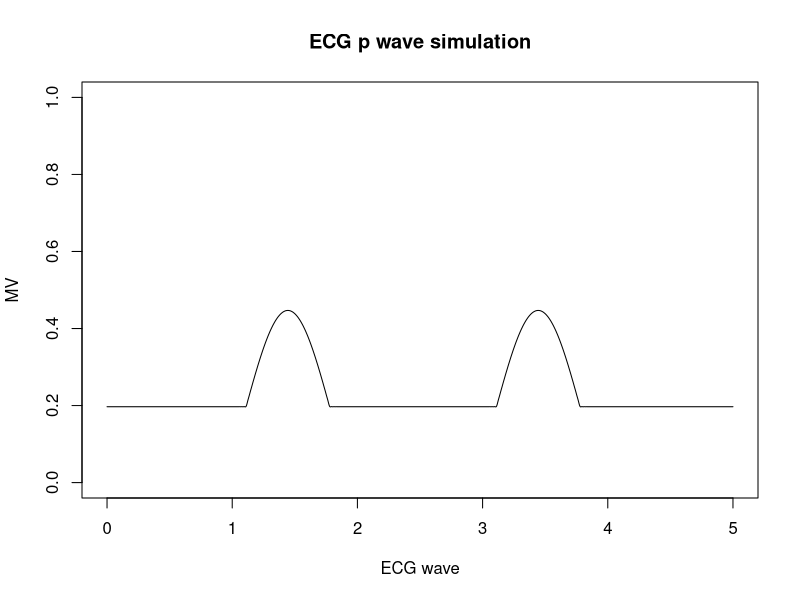
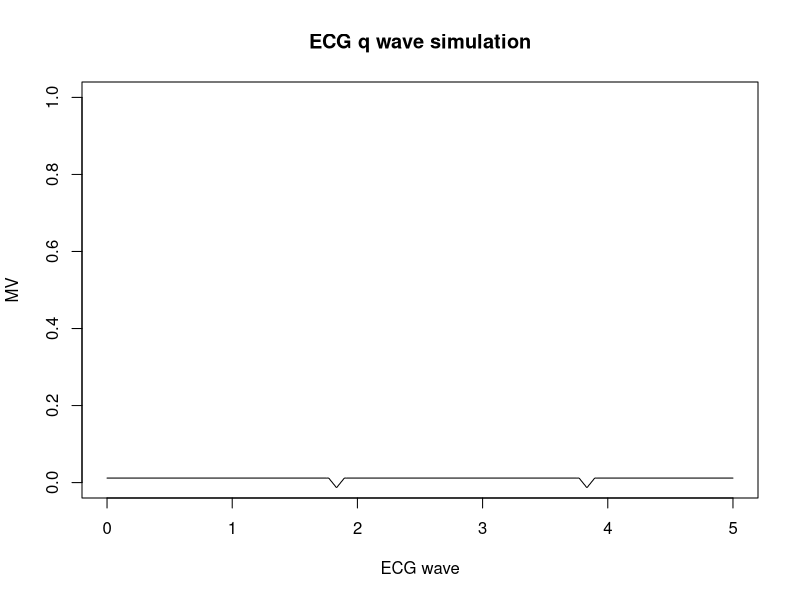
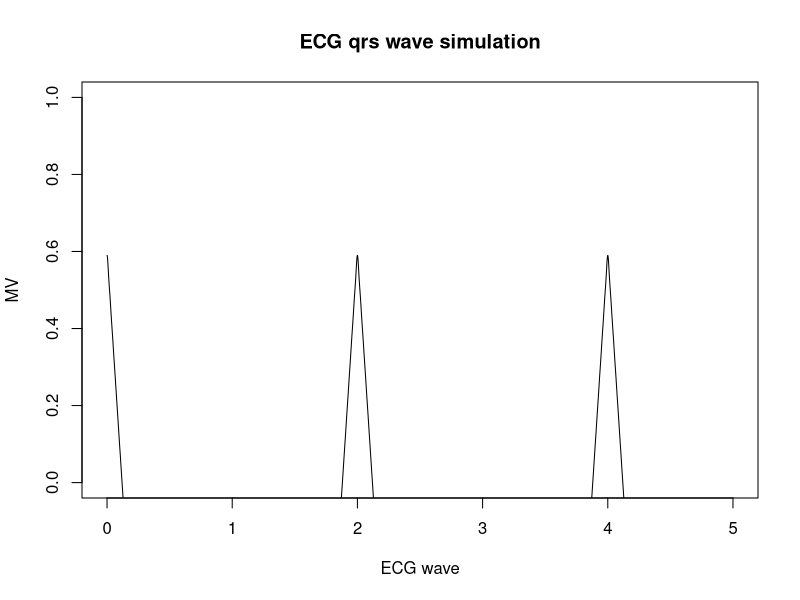
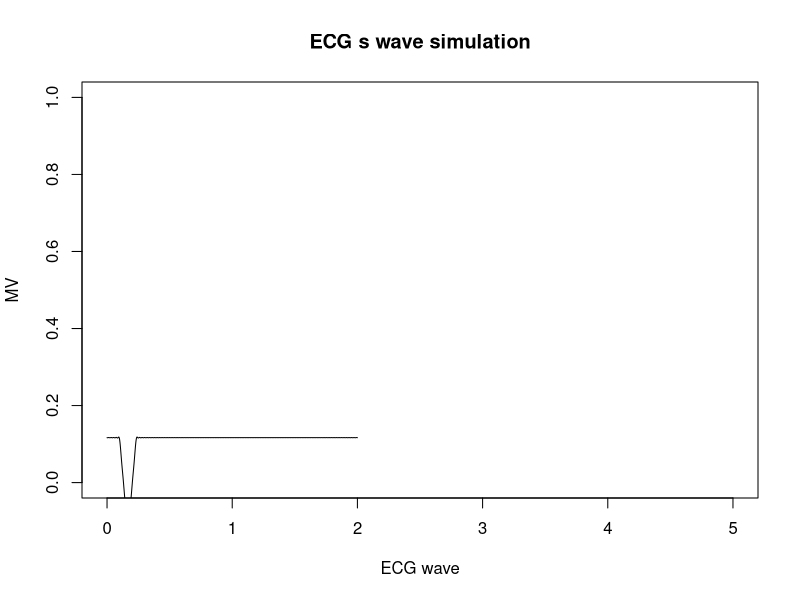
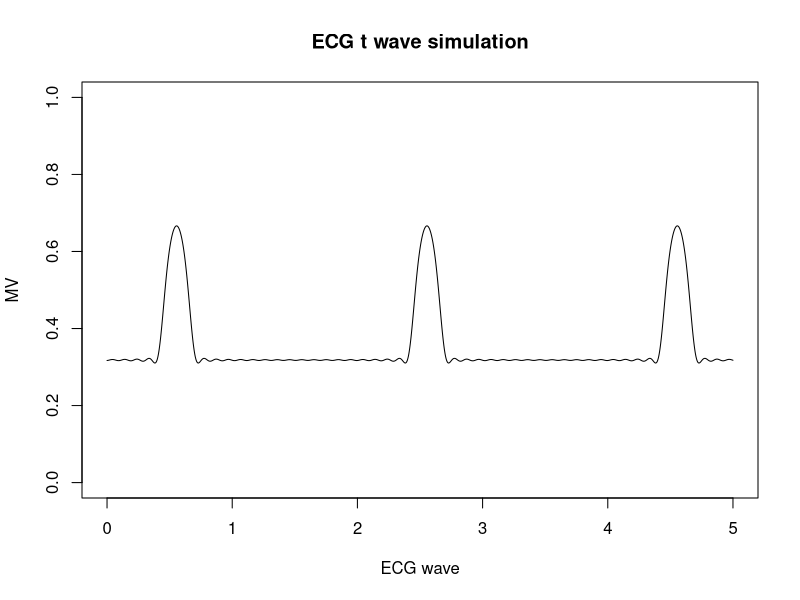
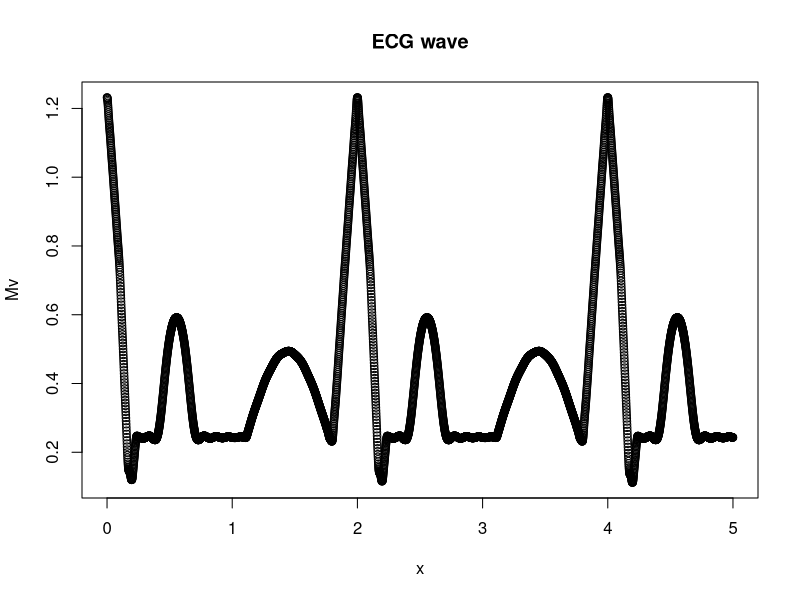

Generate these figures, in order, with R:
# variables: 2l=60s/heart beat, ampitude = a_pwav, b=(2*l)/d_pwave, =x+t_pwav(p_r interval)

#### step1: p wave
p_wave<-function(x)
{ l=1# half heartbeat cycle.eg.s/heartbeat=1 cycle
a=0.25#amplitude of p wave
x=x+(1/1.8)# x is the wave starting point shifted.
b=3# 2l/b is duration of p wave.
n=100 # fourier series levels, the bigher the more accurate
p1=1/l # baseline
p2=0 # p wave
# fourier series to creat p wave
for (i in 1:n){
  harm1<-(((sin((pi/(2*b))*(b-(2*i))))/(b- (2*i))+(sin((pi/(2*b))*(b+(2*i))))
           /(b+(2*i)))*(2/pi))*cos((i*pi*x)/l)
  p2<-p2+harm1
}
pwav1=p1+p2
pwav=a*pwav1
return(pwav)
}
x<-seq(0,5,0.001) 
pwav<-p_wave(x)
plot(x=x, y=pwav, type='l', xlim=c(0,5), ylim=c(0, 1), xlab="ECG wave", ylab="MV",main="ECG p wave simulation")

####step 2: simulation QRS wave:
####### q wave
q_wave<-function (x){
  l=1
  x=x+1/6
  a=a_qwav =0.025# amplitude 
  b=16#duration
  n=100
  q1=(a/(2*b))*(2-b)
  q2=0
  for (i in 1:n){
    harm5=(((2*b*a)/(i*i*pi*pi))*(1-cos((i*pi)/b)))*cos((i*pi*x)/l);
    q2=q2+harm5}
  qwav=-1*(q1+q2)
  return (qwav)
}
x<-seq(0,5,0.001) 
qwav<-q_wave(x)
plot(x=x, y=qwav, type='l', xlim=c(0,5), ylim=c(0, 1), xlab="ECG wave", ylab="MV",main="ECG q wave simulation")

####qrs wave
qrs_wave<-function(x){
  l=1
  a=1
  b=5
  n=100
  qrs1=(a/(2*b))*(2-b)
  qrs2=0
  for (i in 1:n){
    harm=(((2*b*a)/(i*i*pi*pi))*(1-cos((i*pi)/b)))*cos((i*pi*x)/l);
    qrs2=qrs2+harm}
  qrswav=qrs1+qrs2
  return(qrswav)
}
x<-seq(0,5,0.001) 
qrswav<-qrs_wave(x)
plot(x=x, y=qrswav, type='l', xlim=c(0,5), ylim=c(0, 1), xlab="ECG wave", ylab="MV",main="ECG qrs wave simulation")

##### s wave
s_wave<-function(x){
  l=1
  x=x-1/6
  a=0.25
  b=15
  n=100;
  s1=(a/(2*b))*(2-b);
  s2=0;
  for (i in 1:n){
    harm3=(((2*b*a)/(i*i*pi*pi))*(1-cos((i*pi)/b)))*cos((i*pi*x)/l);
    s2=s2+harm3}
  swav=-1*(s1+s2)
  return(swav)}
x<-seq(0,2,0.001) 
swav<-s_wave(x)
plot(x=x, y=swav, type='l', xlim=c(0,5), ylim=c(0, 1), xlab="ECG wave", ylab="MV",main="ECG s wave simulation")

##### t wave

t_wave<-function(x){
  l=1
  a=0.35
  x=x-1/1.8
  b=7
  n=20
  t1=1/l
  t2=0
  for (i in 1:n){
    harm2=(((sin((pi/(2*b))*(b-(2*i))))/(b-(2*i))+(sin((pi/(2*b))*(b+(2*i))))/(b+(2*i)))*(2/pi))*cos((i*pi*x)/l);             
    t2=t2+harm2}
  twav1=t1+t2
  twav=0.35*twav1
  return (twav)}
x<-seq(0,5,0.001) 
twav<-t_wave(x)
plot(x=x, y=twav, type='l', xlim=c(0,5), ylim=c(0, 1), xlab="ECG wave", ylab="MV",main="ECG t wave simulation")
###### adding waves
ecg<-pwav+qrswav+twav+swav+qwav
plot(x,ecg,xlab = 'x',ylab='Mv',main='ECG wave')